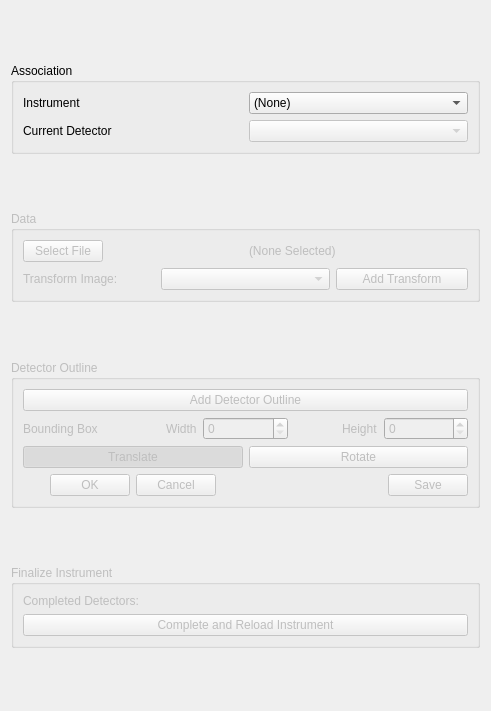
<?xml version="1.0" encoding="UTF-8"?>
<ui version="4.0">
 <class>Form</class>
 <widget class="QWidget" name="Form">
  <property name="geometry">
   <rect>
    <x>0</x>
    <y>0</y>
    <width>491</width>
    <height>711</height>
   </rect>
  </property>
  <property name="windowTitle">
   <string>Form</string>
  </property>
  <layout class="QVBoxLayout" name="verticalLayout_3">
   <item>
    <spacer name="verticalSpacer">
     <property name="orientation">
      <enum>Qt::Vertical</enum>
     </property>
     <property name="sizeHint" stdset="0">
      <size>
       <width>20</width>
       <height>40</height>
      </size>
     </property>
    </spacer>
   </item>
   <item>
    <widget class="QGroupBox" name="association">
     <property name="title">
      <string>Association</string>
     </property>
     <layout class="QVBoxLayout" name="verticalLayout_4">
      <item>
       <layout class="QHBoxLayout" name="horizontalLayout_7">
        <item>
         <widget class="QLabel" name="instrument_label">
          <property name="enabled">
           <bool>true</bool>
          </property>
          <property name="text">
           <string>Instrument</string>
          </property>
         </widget>
        </item>
        <item>
         <widget class="QComboBox" name="instruments">
          <property name="enabled">
           <bool>true</bool>
          </property>
          <property name="currentIndex">
           <number>0</number>
          </property>
          <item>
           <property name="text">
            <string>(None)</string>
           </property>
          </item>
          <item>
           <property name="text">
            <string>TARDIS</string>
           </property>
          </item>
          <item>
           <property name="text">
            <string>PXRDIP</string>
           </property>
          </item>
         </widget>
        </item>
       </layout>
      </item>
      <item>
       <layout class="QHBoxLayout" name="horizontalLayout_8">
        <item>
         <widget class="QLabel" name="detector_label">
          <property name="enabled">
           <bool>true</bool>
          </property>
          <property name="text">
           <string>Current Detector</string>
          </property>
         </widget>
        </item>
        <item>
         <widget class="QComboBox" name="detectors">
          <property name="enabled">
           <bool>false</bool>
          </property>
         </widget>
        </item>
       </layout>
      </item>
     </layout>
    </widget>
   </item>
   <item>
    <spacer name="verticalSpacer_2">
     <property name="orientation">
      <enum>Qt::Vertical</enum>
     </property>
     <property name="sizeHint" stdset="0">
      <size>
       <width>20</width>
       <height>40</height>
      </size>
     </property>
    </spacer>
   </item>
   <item>
    <widget class="QGroupBox" name="data">
     <property name="enabled">
      <bool>false</bool>
     </property>
     <property name="title">
      <string>Data</string>
     </property>
     <layout class="QVBoxLayout" name="verticalLayout_2">
      <item>
       <layout class="QHBoxLayout" name="horizontalLayout_6">
        <item alignment="Qt::AlignLeft">
         <widget class="QPushButton" name="load">
          <property name="text">
           <string>Select File</string>
          </property>
         </widget>
        </item>
        <item>
         <widget class="QLabel" name="files_label">
          <property name="text">
           <string>(None Selected)</string>
          </property>
          <property name="wordWrap">
           <bool>true</bool>
          </property>
         </widget>
        </item>
       </layout>
      </item>
      <item>
       <layout class="QHBoxLayout" name="horizontalLayout_3">
        <item>
         <widget class="QLabel" name="label_2">
          <property name="text">
           <string>Transform Image:</string>
          </property>
         </widget>
        </item>
        <item>
         <widget class="QComboBox" name="transforms">
          <property name="enabled">
           <bool>false</bool>
          </property>
          <item>
           <property name="text">
            <string/>
           </property>
          </item>
          <item>
           <property name="text">
            <string>Flip about Vertical Axis</string>
           </property>
          </item>
          <item>
           <property name="text">
            <string>Flip about Horizontal Axis</string>
           </property>
          </item>
          <item>
           <property name="text">
            <string>Transpose</string>
           </property>
          </item>
          <item>
           <property name="text">
            <string>Rotate 90°</string>
           </property>
          </item>
          <item>
           <property name="text">
            <string>Rotate 180°</string>
           </property>
          </item>
          <item>
           <property name="text">
            <string>Rotate 270°</string>
           </property>
          </item>
         </widget>
        </item>
        <item>
         <widget class="QPushButton" name="add_transform">
          <property name="enabled">
           <bool>false</bool>
          </property>
          <property name="text">
           <string>Add Transform</string>
          </property>
         </widget>
        </item>
       </layout>
      </item>
     </layout>
    </widget>
   </item>
   <item>
    <spacer name="verticalSpacer_3">
     <property name="orientation">
      <enum>Qt::Vertical</enum>
     </property>
     <property name="sizeHint" stdset="0">
      <size>
       <width>20</width>
       <height>40</height>
      </size>
     </property>
    </spacer>
   </item>
   <item>
    <widget class="QGroupBox" name="outline">
     <property name="enabled">
      <bool>false</bool>
     </property>
     <property name="title">
      <string>Detector Outline</string>
     </property>
     <layout class="QVBoxLayout" name="verticalLayout">
      <item>
       <widget class="QPushButton" name="add_template">
        <property name="text">
         <string>Add Detector Outline</string>
        </property>
       </widget>
      </item>
      <item>
       <layout class="QHBoxLayout" name="horizontalLayout_4">
        <item>
         <widget class="QLabel" name="bb_label">
          <property name="enabled">
           <bool>false</bool>
          </property>
          <property name="text">
           <string>Bounding Box</string>
          </property>
         </widget>
        </item>
        <item alignment="Qt::AlignRight">
         <widget class="QLabel" name="width_label">
          <property name="enabled">
           <bool>false</bool>
          </property>
          <property name="text">
           <string>Width</string>
          </property>
         </widget>
        </item>
        <item>
         <widget class="QSpinBox" name="bb_width">
          <property name="enabled">
           <bool>false</bool>
          </property>
         </widget>
        </item>
        <item alignment="Qt::AlignRight">
         <widget class="QLabel" name="height_label">
          <property name="enabled">
           <bool>false</bool>
          </property>
          <property name="text">
           <string>Height</string>
          </property>
         </widget>
        </item>
        <item>
         <widget class="QSpinBox" name="bb_height">
          <property name="enabled">
           <bool>false</bool>
          </property>
         </widget>
        </item>
       </layout>
      </item>
      <item>
       <layout class="QHBoxLayout" name="horizontalLayout_9">
        <item>
         <widget class="QPushButton" name="trans">
          <property name="enabled">
           <bool>false</bool>
          </property>
          <property name="text">
           <string>Translate</string>
          </property>
          <property name="checkable">
           <bool>true</bool>
          </property>
          <property name="checked">
           <bool>true</bool>
          </property>
          <property name="flat">
           <bool>false</bool>
          </property>
          <attribute name="buttonGroup">
           <string notr="true">adjust_template</string>
          </attribute>
         </widget>
        </item>
        <item>
         <widget class="QPushButton" name="rotate">
          <property name="enabled">
           <bool>false</bool>
          </property>
          <property name="text">
           <string>Rotate</string>
          </property>
          <property name="checkable">
           <bool>true</bool>
          </property>
          <attribute name="buttonGroup">
           <string notr="true">adjust_template</string>
          </attribute>
         </widget>
        </item>
       </layout>
      </item>
      <item>
       <layout class="QHBoxLayout" name="horizontalLayout">
        <item>
         <widget class="QDialogButtonBox" name="button_box">
          <property name="enabled">
           <bool>false</bool>
          </property>
          <property name="standardButtons">
           <set>QDialogButtonBox::Cancel|QDialogButtonBox::Ok</set>
          </property>
          <property name="centerButtons">
           <bool>true</bool>
          </property>
         </widget>
        </item>
        <item>
         <widget class="QDialogButtonBox" name="save">
          <property name="enabled">
           <bool>false</bool>
          </property>
          <property name="standardButtons">
           <set>QDialogButtonBox::Save</set>
          </property>
         </widget>
        </item>
       </layout>
      </item>
     </layout>
    </widget>
   </item>
   <item>
    <spacer name="verticalSpacer_4">
     <property name="orientation">
      <enum>Qt::Vertical</enum>
     </property>
     <property name="sizeHint" stdset="0">
      <size>
       <width>20</width>
       <height>40</height>
      </size>
     </property>
    </spacer>
   </item>
   <item>
    <widget class="QGroupBox" name="finalize">
     <property name="enabled">
      <bool>false</bool>
     </property>
     <property name="title">
      <string>Finalize Instrument</string>
     </property>
     <layout class="QVBoxLayout" name="verticalLayout_5">
      <item>
       <layout class="QHBoxLayout" name="horizontalLayout_2">
        <item>
         <widget class="QLabel" name="completed_label">
          <property name="text">
           <string>Completed Detectors:</string>
          </property>
         </widget>
        </item>
        <item>
         <widget class="QLabel" name="completed_dets">
          <property name="enabled">
           <bool>false</bool>
          </property>
          <property name="text">
           <string/>
          </property>
          <property name="wordWrap">
           <bool>true</bool>
          </property>
         </widget>
        </item>
       </layout>
      </item>
      <item>
       <widget class="QPushButton" name="complete">
        <property name="enabled">
         <bool>false</bool>
        </property>
        <property name="text">
         <string>Complete and Reload Instrument</string>
        </property>
       </widget>
      </item>
     </layout>
    </widget>
   </item>
   <item>
    <spacer name="verticalSpacer_5">
     <property name="orientation">
      <enum>Qt::Vertical</enum>
     </property>
     <property name="sizeHint" stdset="0">
      <size>
       <width>20</width>
       <height>40</height>
      </size>
     </property>
    </spacer>
   </item>
  </layout>
 </widget>
 <resources/>
 <connections/>
 <buttongroups>
  <buttongroup name="adjust_template"/>
 </buttongroups>
</ui>
